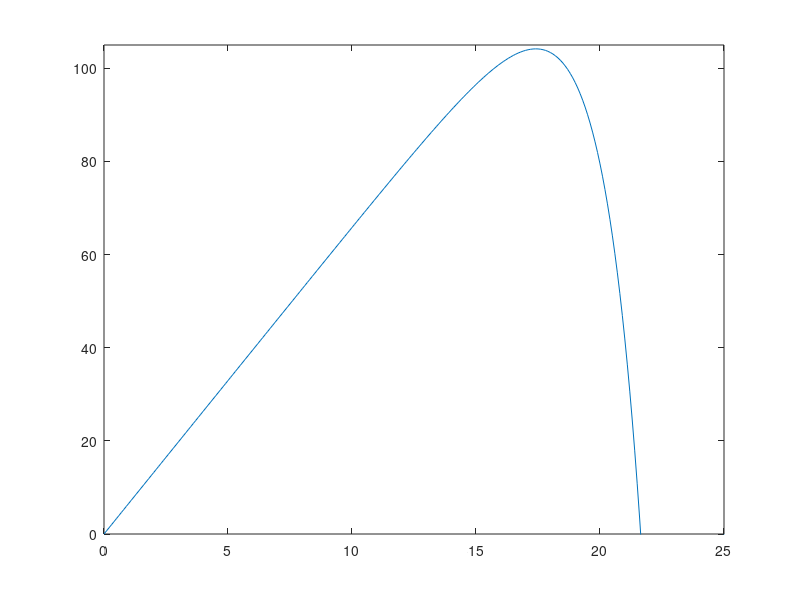

The MATLAB source for this figure:
clc
clear
G=1.0; %irradiance
ior=19.9693e-6;
tr=301.18; %Normial or referance temperature
iscr=3.3;
eg=1.1;ki=1.7e-3;a= 1.72e+00;k=1.380658e-23;
q=1.6e-19;
rs=5e-05; %series resistance.
rsh=5e+05; %parallel resistance rsh=rp
ns=40; % No of series cells.
np=2;
ta=25;
tc=ta+0.2*G+273.18;
isc=(iscr+ki*(tc-tr))*G; %short circuit current.
is=ior*(tc/tr)^3*exp(q*eg*((1/tr)-(1/tc))/(k*a));
IL=isc;
I=zeros(250,1);
i=1;
I(1,1)=0;
for v=25:-0.1:0;
I(i+1)=np*isc-(is*np*((exp(q*(v/ns+(I(i,1)*rs)/np)/(a*k*tc)))-1))-((v*np/ns+(I(i,1)*rs))/rsh);
v1(i)=v;
p(i)= v*I(i);
error=abs(I(i+1)-I(i,1));
if error<=0.00000001;
break
end
i=i+1;
end
v1(i)= v1(i-1);
p(i)=p(i-1);
plot(v1,I);
ylim ([0 10])
plot(v1,p);
ylim ([0 105])